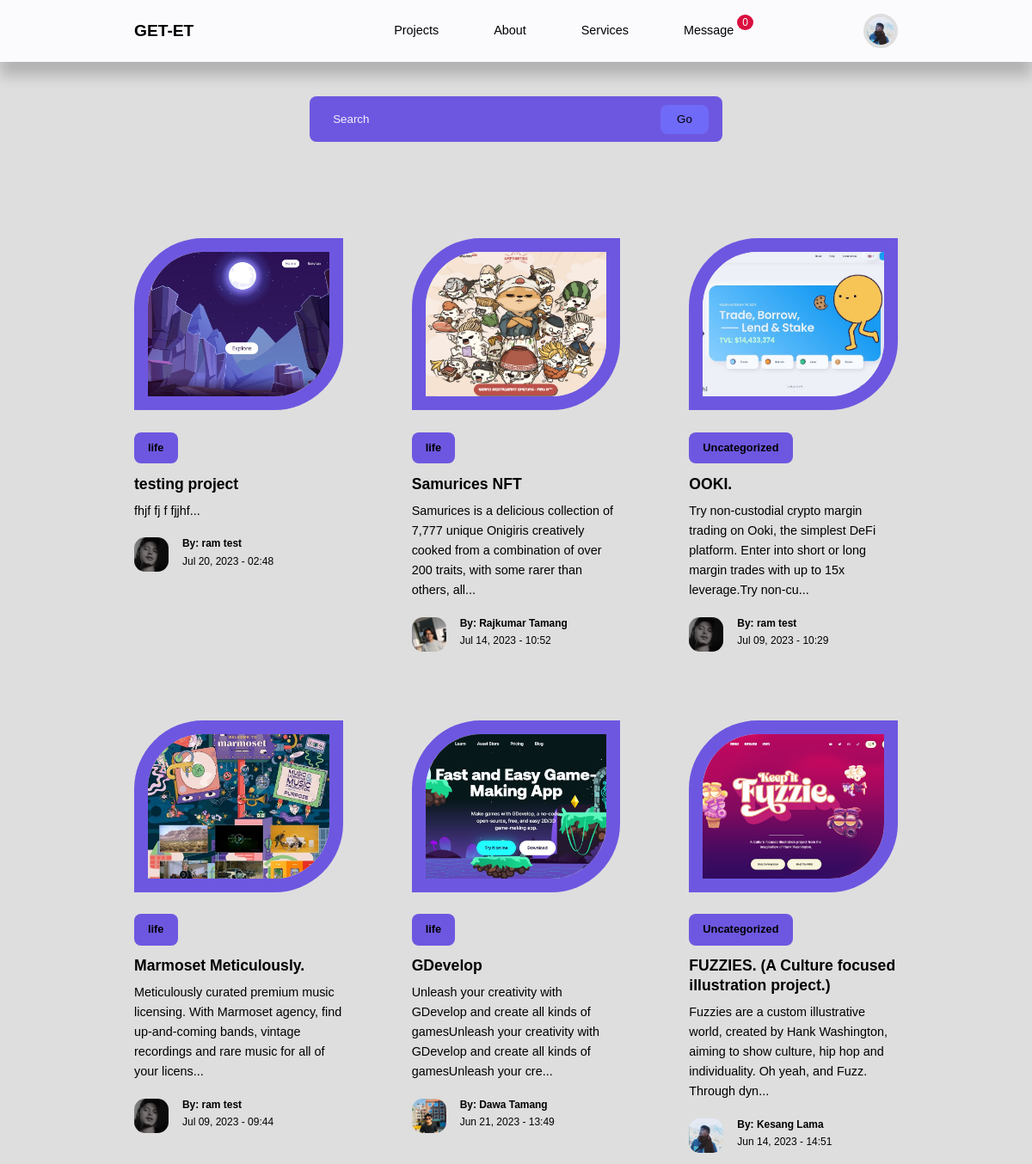
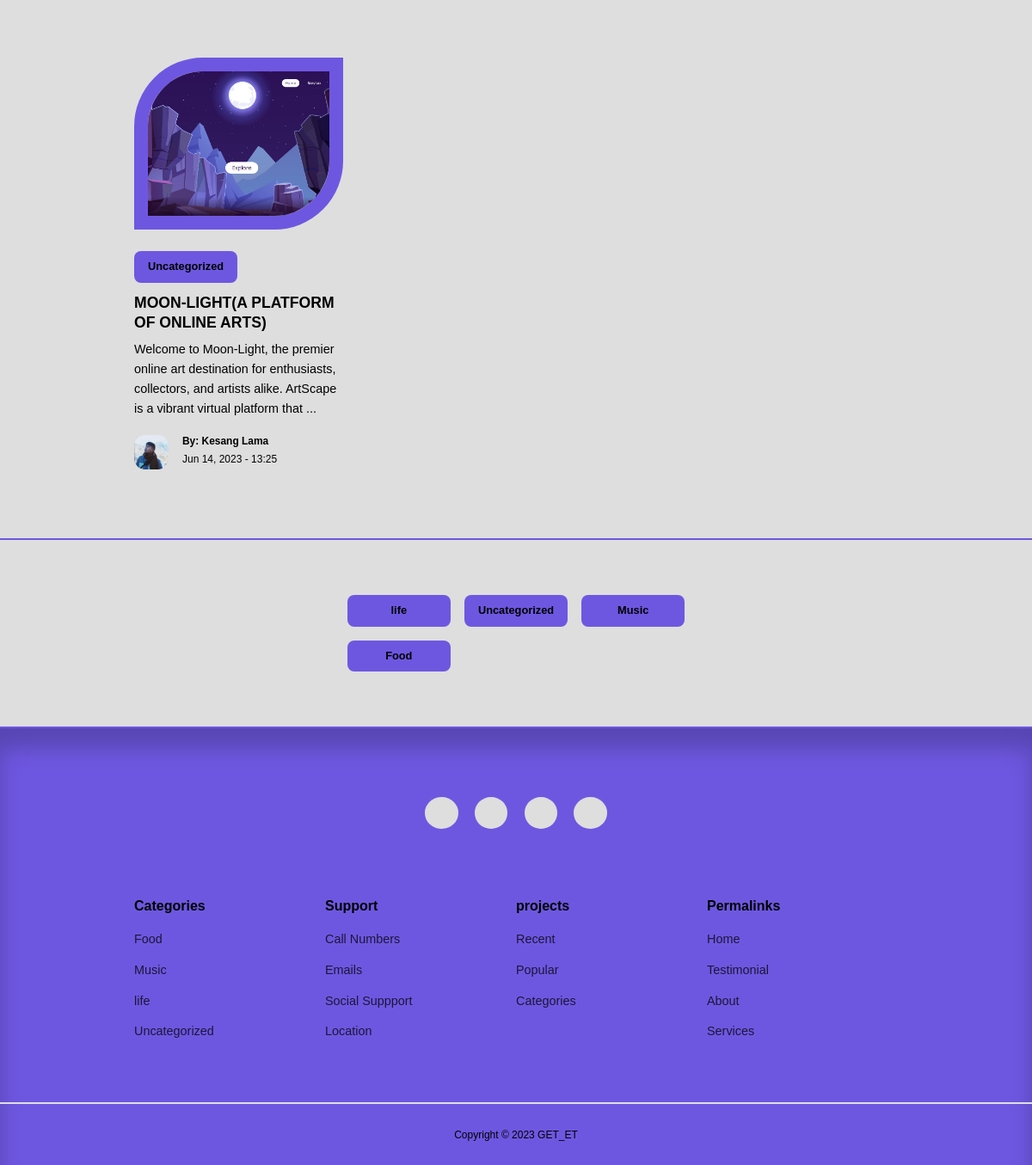
Screenshot of /projects.php (signed in) with the database file from the repository (2 pictures, top to bottom).
### tables this page shows
CREATE TABLE `users` (
  `id` int(11) UNSIGNED NOT NULL,
  `firstname` varchar(50) NOT NULL,
  `lastname` varchar(50) NOT NULL,
  `username` varchar(50) NOT NULL,
  `email` varchar(100) NOT NULL,
  `password` varchar(255) NOT NULL,
  `avatar` varchar(255) NOT NULL,
  `is_admin` tinyint(1) NOT NULL,
  `foldername` varchar(255) NOT NULL,
  `status` tinyint(1) UNSIGNED NOT NULL DEFAULT 0,
  `verify_token` varchar(255) NOT NULL,
  `register_date` timestamp NOT NULL DEFAULT current_timestamp()
);

CREATE TABLE `posts` (
  `id` int(11) UNSIGNED NOT NULL,
  `title` varchar(255) NOT NULL,
  `body` text NOT NULL,
  `thumbnail` varchar(255) NOT NULL,
  `date_time` timestamp NOT NULL DEFAULT current_timestamp(),
  `category_id` int(11) UNSIGNED DEFAULT NULL,
  `author_id` int(11) UNSIGNED NOT NULL,
  `is_featured` tinyint(1) NOT NULL,
  `projects` varchar(255) NOT NULL,
  `status` tinyint(4) NOT NULL DEFAULT 0,
  `count` int(11) NOT NULL DEFAULT 0,
  `downloads` int(6) NOT NULL DEFAULT 0,
  `views` int(11) NOT NULL DEFAULT 0
);

CREATE TABLE `categories` (
  `id` int(11) UNSIGNED NOT NULL,
  `title` varchar(50) NOT NULL,
  `description` varchar(10000) NOT NULL,
  `lock_category` tinyint(4) NOT NULL DEFAULT 0,
  `date_time` timestamp NOT NULL DEFAULT current_timestamp()
);

### projects.php (the view, shortened to what this page needs)
<?php
 include 'partials/header.php';
$query = "SELECT p.*, u.foldername
          FROM posts AS p
          INNER JOIN users AS u ON p.author_id = u.id
          WHERE p.status = 0 AND u.status = 0
          ORDER BY p.date_time DESC";
          $posts = mysqli_query($connection, $query);
 ?>
<?php
if(isset( $_SESSION['user-id']) || isset($_SESSION['user_is_admin'])) :
?>
    <section class="search__bar">
        <form action="<?=ROOT_URL?>search.php" method="GET" class="container search__bar-container">
            <div class="">
                <input type="search" name="search" placeholder="Search">
            </div>
            <button type="submit" name="submit" class="btn">Go</button>
        </form>
    </section>
        <section class="posts <?= $featured ? '' : 'section__extra-margin' ?>">
    <div class="container posts__container">
        <?php
                while ($post = mysqli_fetch_assoc($posts)) :
                    $thumbnail = './users/' . $post['foldername'] . '/images/' . $post['thumbnail'];
        ?>
            <article class="post">
                    <div class="post__thumbnail">
                        <img src="<?= $thumbnail ?>" alt="">
                    </div>
                    <div class="post__info">
                    <?php
                    $category_id =$post['category_id'];
                    $category_query = "SELECT * FROM categories WHERE id = $category_id";
                    $category_result = mysqli_query($connection, $category_query);
                    $category = mysqli_fetch_assoc($category_result);
                ?>
                   <?php
                        $id =  $category['id'];
                        $encrypted_id = base64_encode($id);
                        $urll = ROOT_URL . 'category-posts.php?id=' . $encrypted_id;
                     ?>
                        <a href="<?=$urll ?>" class="category__button">
                            <?=$category['title'] ?>
                        </a>
                        <h3 class="post__title">
                            <?php
                             $id = $post['id'];
                             $encrypted_id = base64_encode($id);
                             $url = ROOT_URL . 'post.php?id=' . $encrypted_id;
                            ?>
                            <a href="<?= $url?>">
                                <?=$post['title'] ?>
                            </a>
                        </h3>
                        <p class="post__body">
                        <?=substr($post['body'],0, 150) ?>...
                        </p>
                        <div class="post__author">
                        <?php
                        $author_id = $post['author_id'];
                        $author_query = "SELECT * FROM users WHERE id=$author_id";
                        $author_result = mysqli_query($connection, $author_query);
                        $author = mysqli_fetch_assoc($author_result);
                    ?>
                            <div class="post__author-avatar">
                                <img src="./users/<?= $author['foldername']?>/images/<?=$author['avatar'] ?>" alt="">
                            </div>
                            <div class="post__author-info">
                            <h5>By: <?="{$author['firstname']} {$author['lastname']}" ?></h5>
                                <small>
                                <?= date("M d, Y - H:i", strtotime($post['date_time'])) ?>
                                </small>
                            </div>
                        </div>
                    </div>
            </article>
        <?php endwhile ?>
    </div>
</section>
<section class="category__buttons">
    <div class="container category__buttons-container">
        <?php
            $all_categories_query = "SELECT * FROM categories";
            $all_categories = mysqli_query($connection, $all_categories_query);
        ?>
        <?php while($category = mysqli_fetch_assoc($all_categories)) : ?>
            <?php
                 $id =  $category['id'];
                 $encrypted_id = base64_encode($id);
                 $urll = ROOT_URL . 'category-posts.php?id=' . $encrypted_id;
            ?>
        <a href="<?= $urll?>" class="category__button">
            <?=$category['title'] ?>
        </a>
        <?php endwhile ?>
    </div>
</section>
<?php
    elseif(!isset( $_SESSION['user-id']) || !isset($_SESSION['user_is_admin'])) : ?>
        <?php
        header('location: '. ROOT_URL . 'signin.php');
        ?>
<?php endif ?>
<?php
 include 'partials/footer.php';
 ?>

### partials/header.php (shortened to what this page needs)
<?php
require 'config/database.php';
if(isset($_SESSION['user-id'])) {
    $id = filter_var($_SESSION['user-id'], FILTER_SANITIZE_NUMBER_INT);
    $query = "SELECT avatar, foldername FROM users WHERE id=$id";
    $result = mysqli_query($connection, $query);
    $avatar = mysqli_fetch_assoc($result);
}
?>
<!DOCTYPE html>
<html lang="en">
<head>
    <link rel="stylesheet" href="https://unicons.iconscout.com/release/v4.0.8/css/line.css">
    <link rel="stylesheet" href="<?= ROOT_URL ?>css/style.css">
    <link rel="stylesheet" href="<?= ROOT_URL ?>css/mode.css">
    <link rel="stylesheet" href="https://cdnjs.cloudflare.com/ajax/libs/font-awesome/4.7.0/css/font-awesome.min.css" />
</head>
<body>
    <nav>
        <div class="container nav__container">
            <a href="<?= ROOT_URL ?>" class="nav__logo">GET-ET</a>
            <ul class="nav__items">
                <li><a href="<?= ROOT_URL ?>projects.php">Projects</a></li>
                <li><a href="<?= ROOT_URL ?>about.php">About</a></li>
                <li><a href="<?= ROOT_URL ?>services.php">Services</a></li>
                <?php if(isset($_SESSION['user_is_admin'])) :?>
                <li>
                    <?php
                        $query = mysqli_query($connection,"SELECT * FROM message WHERE is_shown=0");
                        $count = mysqli_num_rows($query);
                    ?>
                    <a href="<?= ROOT_URL ?>message.php">Message <span id="notification__bar"><?=$count?></span>
                    </a>
                </li>
                <?php endif ?>
                <?php if(isset($_SESSION['user-id'])) :?>
                    <li class="nav__profile">
                        <div class="avatar">
                            <img src="<?= ROOT_URL . 'users/' . $avatar['foldername'] . '/images/' .  $avatar['avatar'] ?>" alt="">
                        </div>
                    </li>
                <?php else : ?>
                <li><a href="<?= ROOT_URL ?>signin.php">Signin</a></li>
                <?php endif ?>
            </ul>
        </div>
    </nav>

### partials/footer.php (shortened to what this page needs)
<footer>
    <div class="footer__socials">
        <a href="" target="_blank"><i class="uil uil-facebook-f"></i></a>
        <a href=""  target="_blank"><i class="uil uil-instagram"></i></a>
        <a href="" target="_blank"><i class="uil uil-twitter-alt"></i></a>
        <a href="" target="_blank"><i class="uil uil-telegram-alt"></i></a>
    </div>
    <div class="container footer__container">
        <article>
            <h4>Categories</h4>
            <?php
                $query = mysqli_query($connection,"SELECT * FROM categories ORDER BY date_time DESC
                LIMIT 4");
             ?>
            <ul>
           <?php while ($get = mysqli_fetch_assoc($query)) :?>
            <?php
                $id =  $get['id'];
                $encrypted_id = base64_encode($id);
                $urll = ROOT_URL . 'category-posts.php?id=' . $encrypted_id;
            ?>
                <li><a href="<?=$urll?>"><?=$get['title']?></a></li>
                <?php endwhile;?>
            </ul>
        </article>
        <article>
            <h4>Support</h4>
            <ul>
                <li><a href="<?=ROOT_URL?>location.php">Call Numbers</a></li>
                <li><a href="<?=ROOT_URL?>location.php">Emails</a></li>
                <li><a href="<?=ROOT_URL?>location.php">Social Suppport</a></li>
                <li><a href="<?=ROOT_URL?>location.php">Location</a></li>
            </ul>
        </article>
        <article>
            <h4>projects</h4>
            <ul>
                <li><a href="">Recent</a></li>
                <li><a href="">Popular</a></li>
                <li><a href="">Categories</a></li>
            </ul>
        </article>
        <article>
            <h4>Permalinks</h4>
            <ul>
                <li><a href="<?=ROOT_URL?>index.php">Home</a></li>
                <li><a href="<?=ROOT_URL?>testimonial.php">Testimonial</a></li>
                <li><a href="<?=ROOT_URL?>about.php">About</a></li>
                <li><a href="<?=ROOT_URL?>services.php">Services</a></li>
            </ul>
        </article>
    </div>
    <div class="footer__copyright">
        <small>Copyright &copy; 2023 GET_ET</small>
    </div>
</footer>
</body>
</html>

### rows the page displays
users: foldername+avatar (picture)
posts: author+thumbnail (picture), category.title "life", title "testing project", body "fhjf fj f fjjhf", author.avatar (picture), author.firstname "ram", author.lastname "test", date_time "Jul 20, 2023 - 02:48"
posts: author+thumbnail (picture), category.title "life", title "Samurices NFT", body "Samurices is a delicious collection of 7,777 unique Onigiris creatively cooked from a combination of over 200 traits, with some rarer than others, all", author.avatar (picture), author.firstname "Rajkumar", author.lastname "Tamang", date_time "Jul 14, 2023 - 10:52"
posts: author+thumbnail (picture), category.title "Uncategorized", title "OOKI.", body "Try non-custodial crypto margin trading on Ooki, the simplest DeFi platform. Enter into short or long margin trades with up to 15x leverage.Try non-cu", author.avatar (picture), author.firstname "ram", author.lastname "test", date_time "Jul 09, 2023 - 10:29"
posts: author+thumbnail (picture), category.title "life", title "Marmoset Meticulously.", body "Meticulously curated premium music licensing. With Marmoset agency, find up-and-coming bands, vintage recordings and rare music for all of your licens", author.avatar (picture), author.firstname "ram", author.lastname "test", date_time "Jul 09, 2023 - 09:44"
posts: author+thumbnail (picture), category.title "life", title "GDevelop", body "Unleash your creativity with GDevelop and create all kinds of gamesUnleash your creativity with GDevelop and create all kinds of gamesUnleash your cre", author.avatar (picture), author.firstname "Dawa", author.lastname "Tamang", date_time "Jun 21, 2023 - 13:49"
posts: author+thumbnail (picture), category.title "Uncategorized", title "FUZZIES. (A Culture focused illustration project.)", body "Fuzzies are a custom illustrative world, created by Hank Washington, aiming to show culture, hip hop and individuality. Oh yeah, and Fuzz. Through dyn", author.avatar (picture), author.firstname "Kesang", author.lastname "Lama", date_time "Jun 14, 2023 - 14:51"
posts: author+thumbnail (picture), category.title "Uncategorized", title "MOON-LIGHT(A PLATFORM OF ONLINE ARTS)", body "Welcome to Moon-Light, the premier online art destination for enthusiasts, collectors, and artists alike. ArtScape is a vibrant virtual platform that", author.avatar (picture), author.firstname "Kesang", author.lastname "Lama", date_time "Jun 14, 2023 - 13:25"
categories: title "life"
categories: title "Uncategorized"
categories: title "Music"
categories: title "Food"

### other values shown
$count "0"
